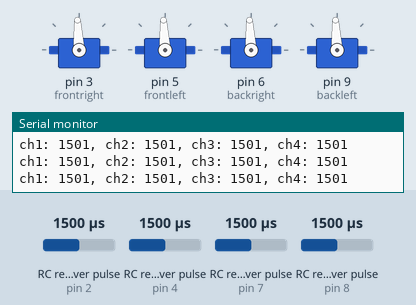
Bench run of a sketch on a simulated Arduino Uno, built with avr-gcc and run on an emulated ATmega328P. On the bench: 4 × servo, the last lines printed to the serial monitor. Wiring (inferred from the names in the program): 4 × RC receiver channel: data pin 2 / data pin 4 / data pin 7 / data pin 8. The inputs (shaded band) are chosen by the test bench; at power-on: RC receiver pulse (sensors on pin 2, pin 8, pin 4, pin 7) 1500 µs.

Above: at 1.2 s.
1.3 s: RC receiver pulse (sensor on pin 2) set to 1020 µs
At 1.93 s:
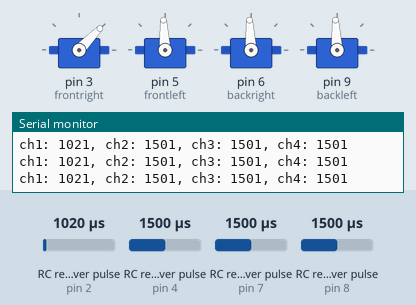
4.3 s: RC receiver pulse (sensor on pin 8) set to 1020 µs
7.3 s: RC receiver pulse (sensor on pin 4) set to 1020 µs
At 7.9 s:
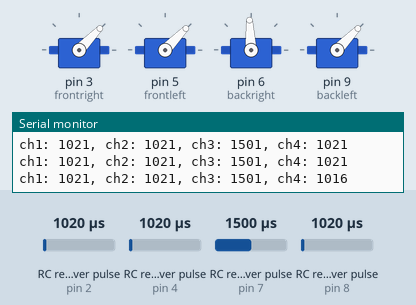
10.3 s: RC receiver pulse (sensor on pin 7) set to 1020 µs
At 11.0 s:
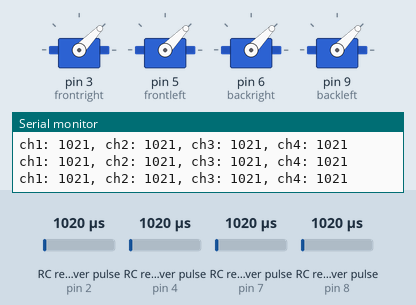
13.3 s: RC receiver pulse (sensor on pin 2) set to 1250 µs
14.8 s: RC receiver pulse (sensor on pin 4) set to 1250 µs
At 16.1 s:
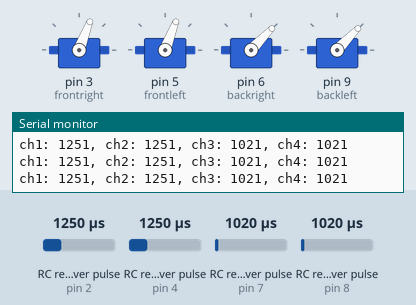
Timing chart, 0 to 17.3 s (numbered marks = the images above; inputs shaded):
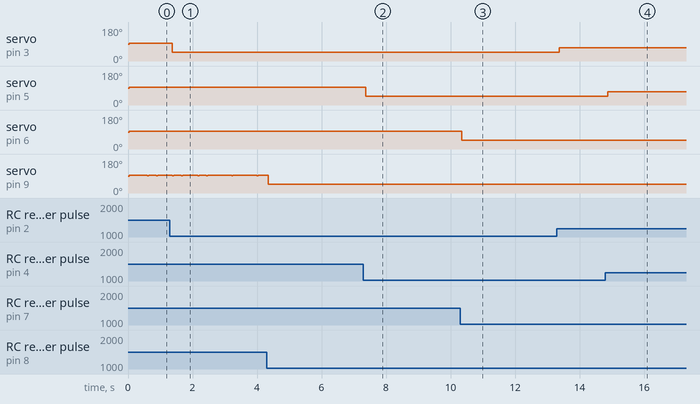

Measured:
- after the input at 7.3 s, servo on pin 5 (frontleft): 93° → 46° after 0.07 s
- after the input at 10.3 s, servo on pin 6 (backright): 93° → 46° after 0.05 s
- after the input at 14.8 s, servo on pin 5 (frontleft): 46° → 69° after 0.08 s
- by itself, servo on pin 3 (frontright): alternates 47° for 0.05 s and 46° for 0.73 s

The sketch:

readpwm.ino
```cpp
/*
 reads pwm values from a =n rc receiver and puts them on the serial monitor
*/


#include <Servo.h>

unsigned long channel_1;
unsigned long channel_2;
unsigned long channel_3;
unsigned long channel_4;

Servo frontright; // pwm pin 3
Servo frontleft;  // pwm pin 5
Servo backright;  // pwm pin 6
Servo backleft;   // pwm pin 9

void setup() {
  Serial.begin(9600);
  pinMode(2,INPUT);//channel 1
  pinMode(4,INPUT);//channel 2
  pinMode(7,INPUT);//channel 3
  pinMode(8,INPUT);//channel 4

  frontright.attach(3);
  frontleft.attach(5);
  backright.attach(6);
  backleft.attach(9);
}

void loop() {

  channel_1 = pulseIn(2,HIGH);
  channel_2 = pulseIn(4,HIGH);
  channel_3 = pulseIn(7,HIGH);
  channel_4 = pulseIn(8,HIGH);

  Serial.print("ch1: ");
  Serial.print(channel_1);
  Serial.print(", ch2: ");
  Serial.print(channel_2);
  Serial.print(", ch3: ");
  Serial.print(channel_3);
  Serial.print(", ch4: ");
  Serial.println(channel_4);

  frontright.writeMicroseconds(channel_1);
  frontleft.writeMicroseconds(channel_2);
  backright.writeMicroseconds(channel_3);
  backleft.writeMicroseconds(channel_4);

  delay(10);
}
```
